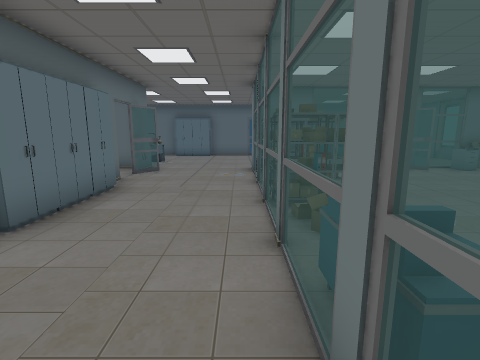
View 1 (above)

24 first-person views from a walk through a scene from a Unity 3-D project. The camera is 1.3 m above the floor, tilts 10° down and sees 85° across. The floor is counted in squares, 1 m on a side. Each view is taken from the middle of a square. On the plan, view 1 faces up. The plan holds only what a view shows up to about 13 squares ahead; the rest is blank. The player character is not drawn. Some surface patterns are stand-ins.

View 2
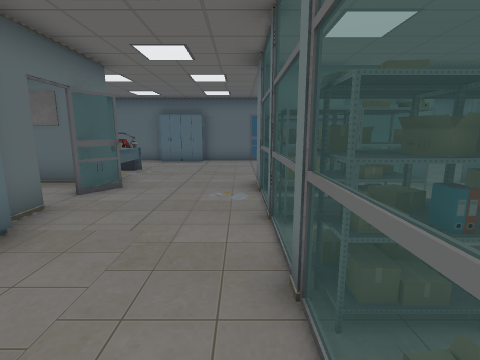

View 3
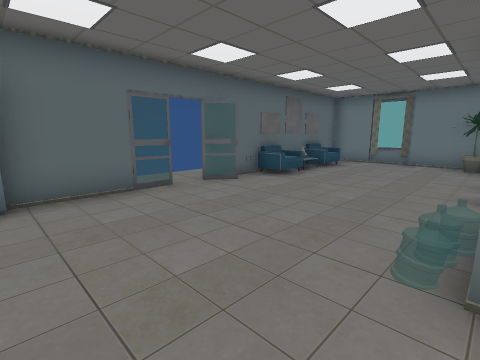

View 4
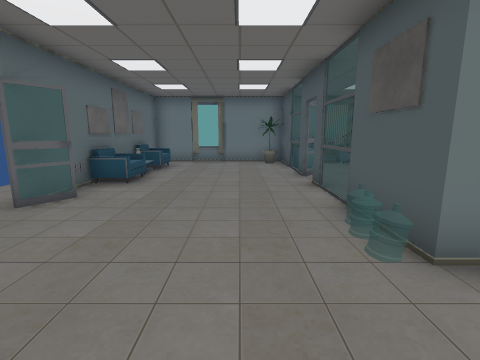

View 5
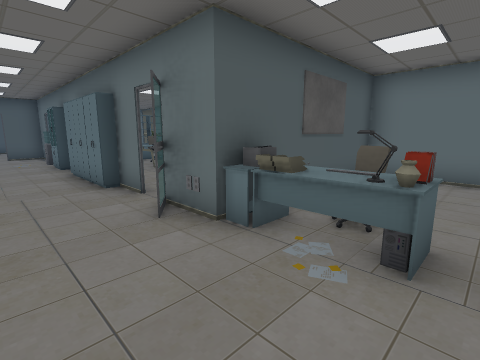

View 6
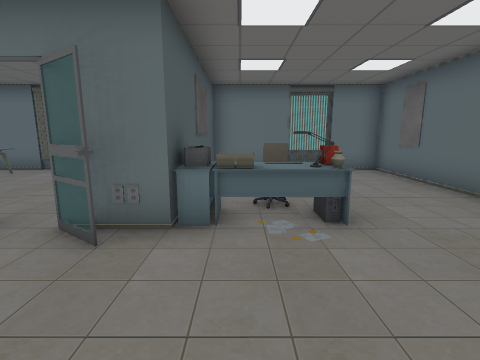

View 7
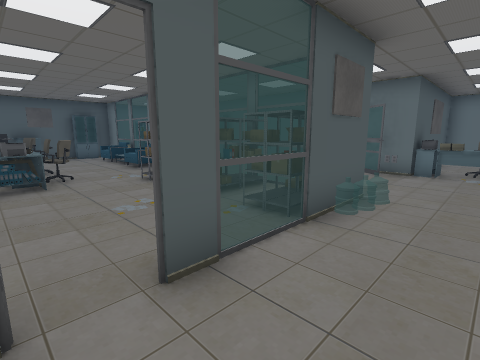

View 8
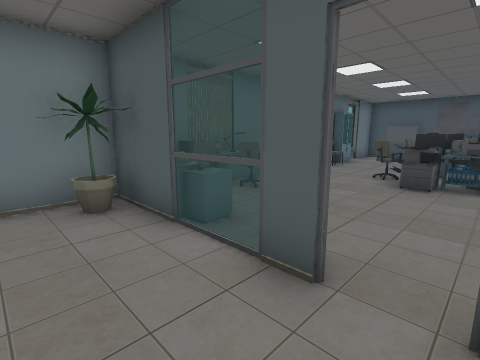

View 9
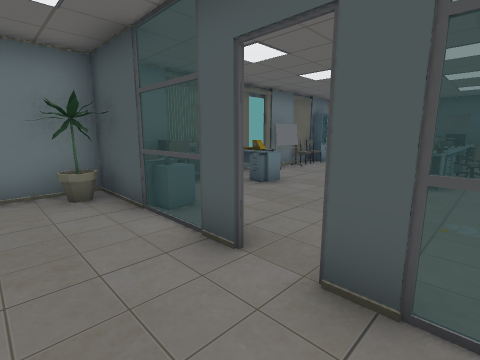

View 10
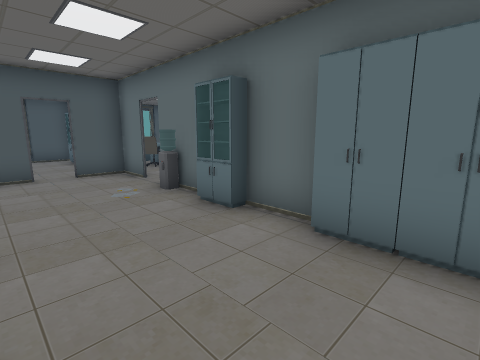

View 11
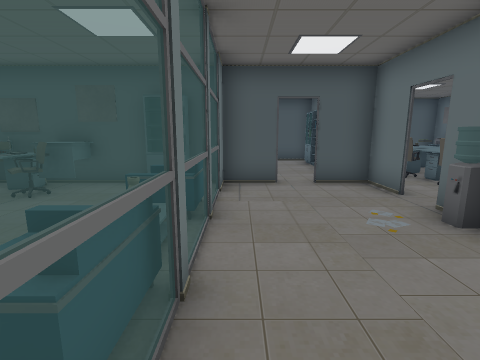

View 12
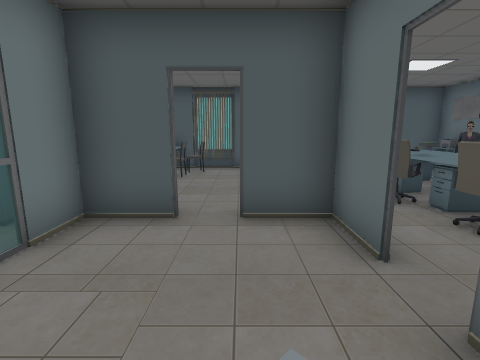

View 13
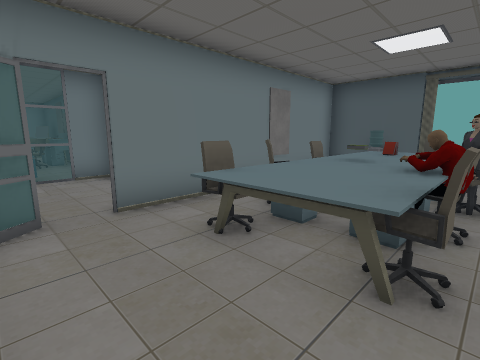

View 14
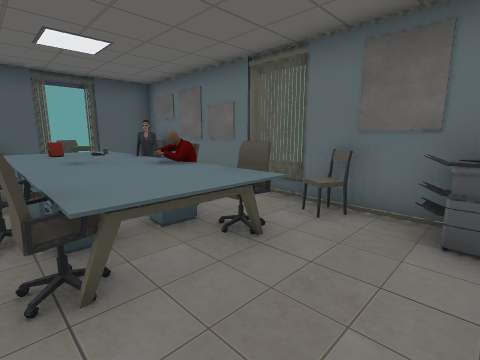

View 15
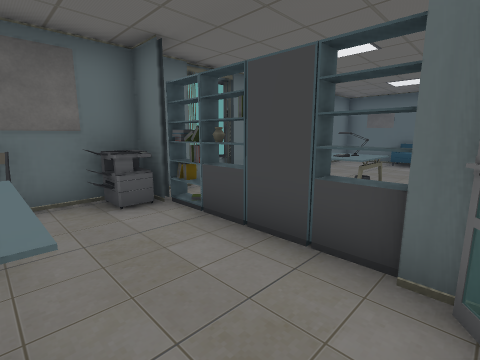

View 16
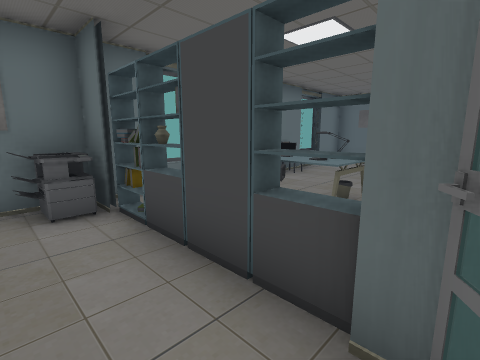

View 17
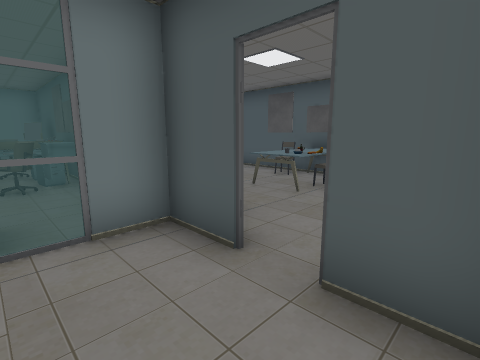

View 18
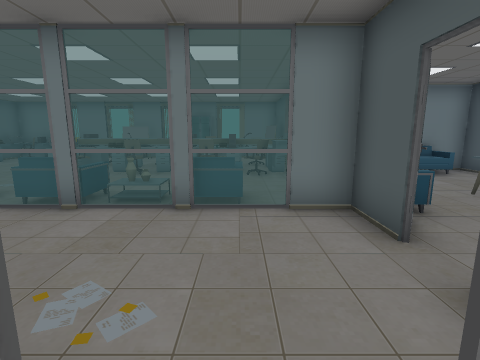

View 19
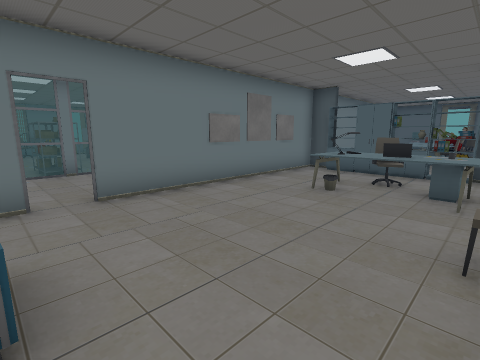

View 20
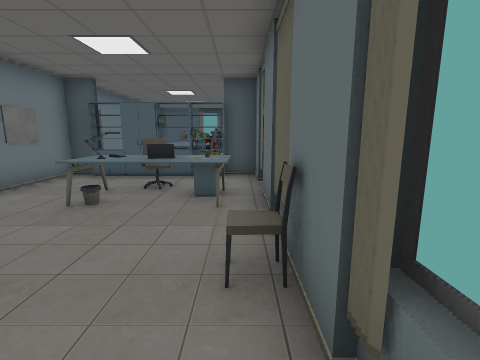

View 21
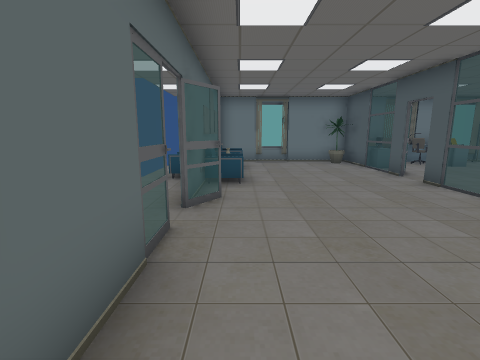

View 22
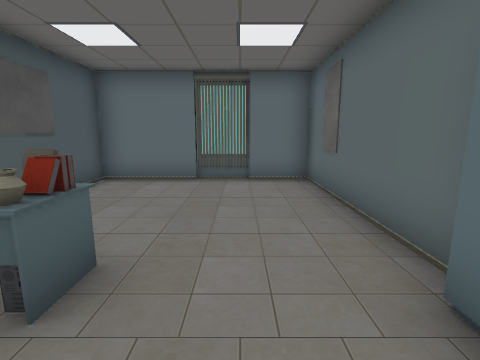

View 23
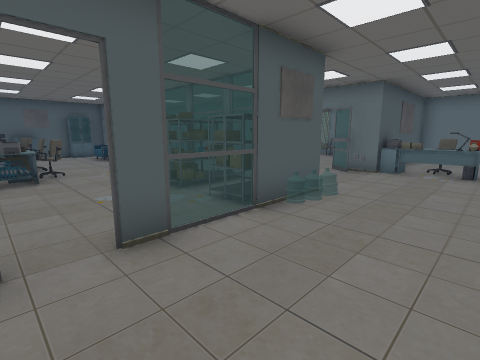

View 24
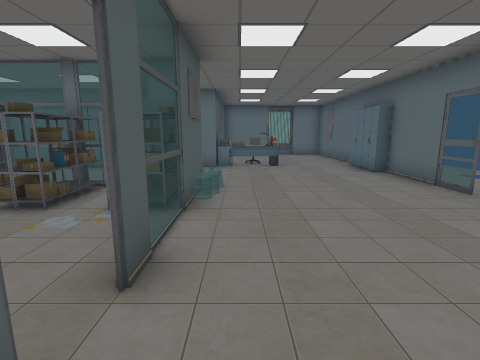

### Floor plan
Key: @ floor where view 1 was taken; # wall or solid block; . main floor; : floor 0.5 m higher than the main floor; = window, fence, low wall or low ledge; T table; P printer; C chair; S poster; L lamp; N notebook; O other object.
Columns run from 10 left of view 1 to 11 right of it. Each row starts with its distance up from view 1.
 17          .......C
 16 ##########OO.OO CSSC##
 15 #............O.CO.OO.#
 14 #....................#
 13 #.....L..............#
 12 #....CO..............#
 11 #....CT.............O#
 10 #####STO...O ==OO==###
  9 #..CC.PO...OOO...O#T #
  8 #..........OOO.....CO#
  7 #......#...OOO.... CO#
  6 #C.....#...OO.....TOT#
  5 #......#...OOO.OPP.. #
  4 #......#...=..CO#PC.O#
  3 #TNNO..#...=..CO  C.O#
  2 #T#CO..#...C..COOO..O#
  1 # .C...=...=..CO  ..O#
  0 #####=##..@=... OT..##
 -1 #P....OO...CC.CCT ...
 -2 #S.........=..C#OO.
 -3 #CCOOC.#...#  COO OO
 -4 # COOC. OO####S SS
 -5 # COOC.#..C:
 -6 # COOO.#.....
 -7 # COOCS#..TTT.
 -8 # OOOO #..OT ..C
 -9 #O CO  #.C TC..
-10 #####O##########

Positions as (right, up) in squares from view 1, and headings:
1: (0, 0), facing up
2: (0, 3), facing up
3: (-2, 10), facing up-right
4: (-2, 12), facing right
5: (-1, 13), facing down-left
6: (0, 11), facing left
7: (6, 12), facing down-left
8: (5, 12), facing down-right
9: (4, 12), facing down-right
10: (0, 5), facing down-left
11: (0, 3), facing down
12: (-2, 0), facing down
13: (-8, -1), facing down-right
14: (-5, -1), facing down-left
15: (-4, -3), facing up-left
16: (-4, -2), facing up-left
17: (-3, -2), facing down-right
18: (-4, -2), facing right
19: (-9, 9), facing down-right
20: (-9, 8), facing down
21: (-2, 15), facing right
22: (-2, 14), facing left
23: (6, 13), facing down-left
24: (7, 11), facing left
